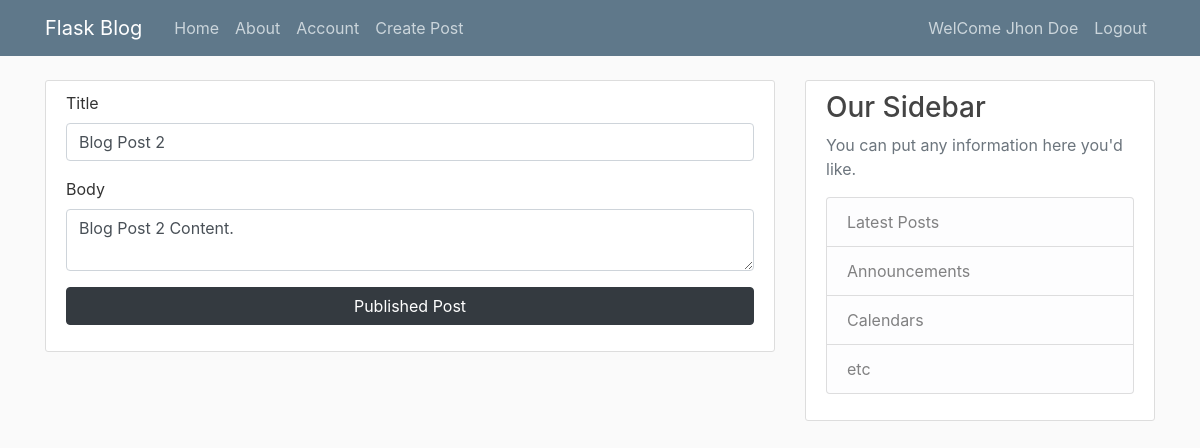
Screenshot of /post/2/update (signed in) with the database file from the repository.
### onlineBlog/models.py (models this page shows, shortened)
class User(db.Model,UserMixin):
    __tablename__ = 'users'
    id = db.Column(db.Integer, primary_key=True)
    username = db.Column(db.String(20),unique=True,index=True,nullable=False)
    profile_image = db.Column(db.String(64),nullable=False,default='default.png')
    email = db.Column(db.String(64),unique=True,index=True)
    password_hash = db.Column(db.String(128))
    posts = db.relationship('BlogPost',backref='author',lazy=True)

class BlogPost(db.Model):
    users = db.relationship(User)
    id = db.Column(db.Integer,primary_key=True)
    user_id = db.Column(db.Integer,db.ForeignKey('users.id'),nullable=False)
    created_at = db.Column(db.DateTime, nullable=False, default=datetime.utcnow)
    title = db.Column(db.String(140),nullable=False)
    text = db.Column(db.Text,nullable=False)

### onlineBlog/posts/views.py (the view)
@posts.route("/post/<int:post_id>/update",methods=['GET','POST'])
@login_required
def update_post(post_id):
	post = BlogPost.query.get_or_404(post_id)
	if post.author != current_user:
		abort(403)
	form = BlogPostForm()
	if form.validate_on_submit():
		post.title = form.title.data
		post.text = form.text.data
		db.session.commit()
		flash('Post Updated','success')
		return redirect(url_for('posts.post',title=post.title, post_id=post.id))
	elif request.method == 'GET':
		form.title.data = post.title
		form.text.data = post.text
		return render_template('create_post.html',title=post.title,form=form)

### onlineBlog/posts/forms.py
class BlogPostForm(FlaskForm):
	title = StringField('Title',validators=[DataRequired()])
	text  = TextAreaField('Body',validators=[DataRequired()])
	submit = SubmitField("Published Post")

### onlineBlog/models.py (called while the page is built)
@login_manager.user_loader
def load_user(user_id):
    return User.query.get(user_id)

### onlineBlog/templates/create_post.html (shortened to what this page needs)
{% extends "layout.html" %}
{% block content %}
	 <div class="content-section">
	 	<form method="POST">
   	  	<div class="form-group">
   	  		{{form.title.label(class='form-control-label')}}
   	  		{{form.title(class='form-control')}}
   	  	</div>
   	  	<div class="form-group">
   	  		{{form.text.label(class='form-control-label')}}
   	  		{{form.text(class='form-control')}}
   	  	</div>
   	  	<div class="form-group">
   	  		{{form.submit(class='btn btn-dark btn-block')}}
   	  	</div>
   	  </form>
	 </div>
{% endblock content %}

### onlineBlog/templates/layout.html (shortened to what this page needs)
<!DOCTYPE html>
<html lang="en">
<head>
	<link rel="stylesheet" href="https://stackpath.bootstrapcdn.com/bootstrap/4.3.1/css/bootstrap.min.css">
	<link rel="stylesheet" href="{{ url_for('static',filename='css/main.css') }}">
</head>
<body>
	<header class="site-header">
	  <nav class="navbar navbar-expand-md navbar-dark bg-steel fixed-top">
	    <div class="container">
	      <a class="navbar-brand mr-4" href="{{url_for('core.home')}}">Flask Blog</a>
	      <div class="collapse navbar-collapse" id="navbarToggle">
	        <div class="navbar-nav mr-auto">
	          <a class="nav-item nav-link" href="{{url_for('core.home')}}">Home</a>
	          <a class="nav-item nav-link" href="{{url_for('core.about')}}">About</a>
	          {% if current_user.is_authenticated %}
				<a class="nav-item nav-link" href="{{url_for('users.account')}}">Account</a>
				<a class="nav-item nav-link" href="{{url_for('posts.create_post')}}">Create Post</a>
	          {% endif %}
	        </div>
	        <div class="navbar-nav">
	        {% if current_user.is_authenticated %}
	          <a class="nav-item nav-link" href="{{url_for('users.account')}}">WelCome {{current_user.username}}</a>
	          <a class="nav-item nav-link" href="{{url_for('users.logout')}}">Logout</a>
	        {% else %}
	          <a class="nav-item nav-link" href="{{url_for('users.login')}}">Login</a>
	          <a class="nav-item nav-link" href="{{url_for('users.register')}}">Register</a>
	        {% endif %}
	        </div>
	      </div>
	    </div>
	  </nav>
	</header>
	<main role="main" class="container">
	  <div class="row">
	    <div class="col-md-8">
	      {% block content %}{% endblock %}
	    </div>
	    <div class="col-md-4">
	      <div class="content-section">
	        <h3>Our Sidebar</h3>
	        <p class='text-muted'>You can put any information here you'd like.
	          <ul class="list-group">
	            <li class="list-group-item list-group-item-light">Latest Posts</li>
	            <li class="list-group-item list-group-item-light">Announcements</li>
	            <li class="list-group-item list-group-item-light">Calendars</li>
	            <li class="list-group-item list-group-item-light">etc</li>
	          </ul>
	        </p>
	      </div>
	    </div>
	  </div>
	</main>
</body>
</html>

### onlineBlog/static/css/main.css (style rules this page uses)
body { background: #fafafa; color: #333333; margin-top: 5rem; }
h1, h2, h3, h4, h5, h6 { color: #444444; }
.bg-steel { background-color: #5f788a; }
.site-header .navbar-nav .nav-link { color: #cbd5db; }
.content-section { background: #ffffff; padding: 10px 20px; border: 1px solid #dddddd; border-radius: 3px; margin-bottom: 20px; }

### rows the page displays
User: username "Jhon Doe"
BlogPost: title "Blog Post 2", text "Blog Post 2 Content."
